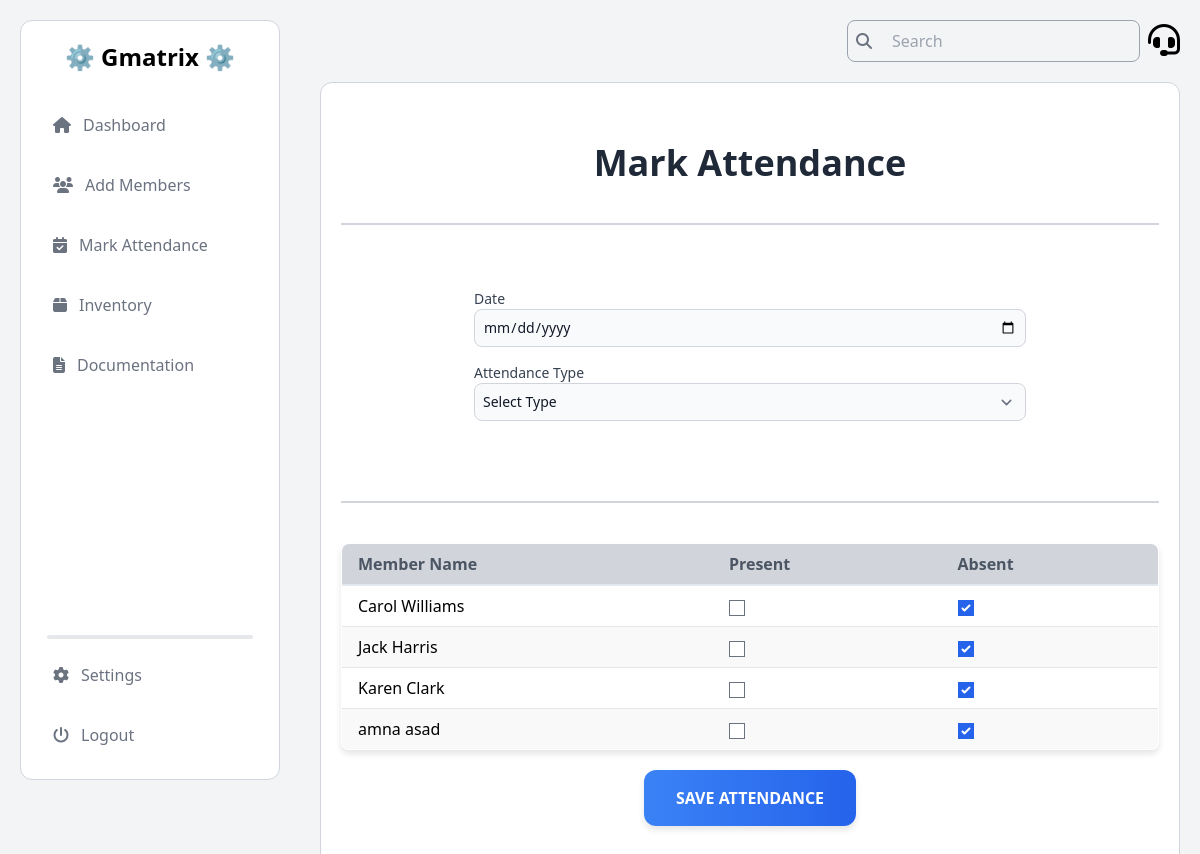
The page /attendance/mark/ (signed in) on the database as committed earlier.
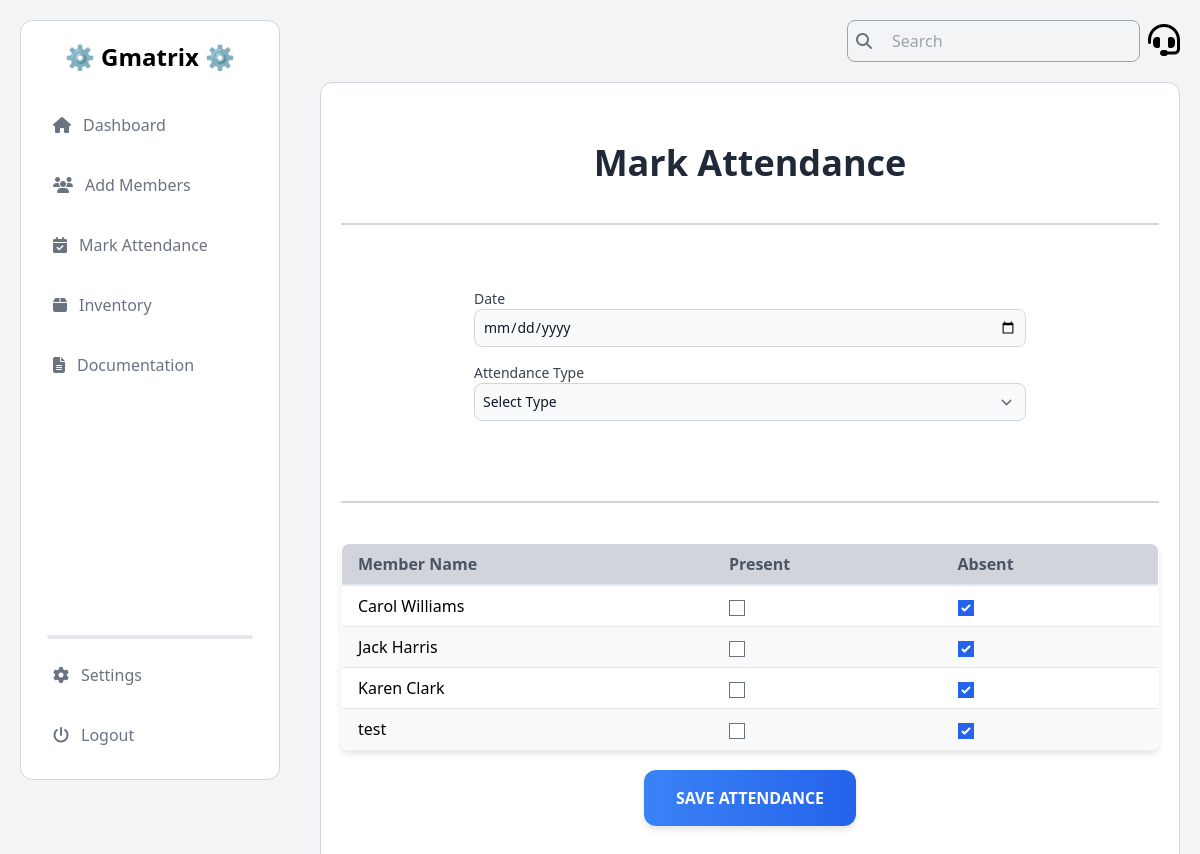
The same page on the database as committed later.
### Members/models.py (models this page shows, shortened)
class Member(models.Model):
    CATEGORY_CHOICES = [
        ('Student', 'Student'),
        ('Alumni', 'Alumni'),
    ]
    DEPARTMENT_CHOICES = [
        ('Computer Science', 'Computer Science'),
        ('Software Engineering', 'Software Engineering'),
        ('Information Technology', 'Information Technology'),
    ]
    DESIGNATION_CHOICES = [
        ('President', 'President'),
        ('Vice President', 'Vice President'),
        ('General Secretary', 'General Secretary'),
        ('Information Secretary', 'Information Secretary'),
        ('Finance Secretary', 'Finance Secretary'),
        ('Media Head', 'Media Head'),
        ('Event Head', 'Event Head'),
        ('Documentation Head', 'Documentation Head'),
        ('Member', 'Member'),
    ]
    BATCH_CHOICES = [
        ('SP-25', 'SP-25'),
        ('FA-25', 'FA-25'),
        ('SP-24', 'SP-24'),
        ('FA-24', 'FA-24'),
        ('FA-23', 'FA-23'),
        ('SP-23', 'SP-23'),
        ('FA-22', 'FA-22'),
        ('SP-22', 'SP-22'),
        ('FA-21', 'FA-21'),
        ('SP-21', 'SP-21'),
        ('FA-20', 'FA-20'),
        ('SP-20', 'SP-20'),
        ('FA-19', 'FA-19'),
        ('SP-19', 'SP-19'),
        ('FA-18', 'FA-18'),
        ('SP-18', 'SP-18'),
        ('FA-17', 'FA-17'),
        ('SP-17', 'SP-17'),
        ('FA-16', 'FA-16'),
        ('SP-16', 'SP-16'),
    ]
    STATUS_CHOICES = [
        ('Active', 'Active'),
        ('Inactive', 'Inactive'),
        ('On Warning', 'On Warning'),
        ('Terminated', 'Terminated'),
    ]
    category = models.CharField(max_length=10, choices=CATEGORY_CHOICES)
    name = models.CharField(max_length=100)
    cnic = models.CharField(max_length=15)
    phone_no = models.CharField(max_length=11)
    email = models.EmailField()
    batch_year = models.CharField(max_length=10, default='FA-23')
    dept_degree = models.CharField(max_length=10, default='BSCS')
    roll_num = models.CharField(max_length=10, default='000')
    department = models.CharField(max_length=50, choices=DEPARTMENT_CHOICES)
    batch = models.CharField(max_length=10, choices=BATCH_CHOICES, default='FA-23')
    address = models.CharField(max_length=255)
    joining_date = models.DateField()
    designation = models.CharField(max_length=50, choices=DESIGNATION_CHOICES)
    status = models.CharField(max_length=20, choices=STATUS_CHOICES, default='Inactive')

### Members/views.py (the view, shortened to what this page needs)
# urls.py: path('attendance/mark/', views.mark_attendence, name='attendance_mark'),
@login_required
def mark_attendence(request):
    today = timezone.now().date()
    active_members = Member.objects.filter(status='Active')
    return render(request, 'Members/attendance_mark.html', {'today': today, 'members': active_members})

### Members/templates/Members/attendance_mark.html (shortened to what this page needs)
{% load static tailwind_tags %}
<!DOCTYPE html>
<html lang="en">
<head>
    <link rel="stylesheet" href="https://cdnjs.cloudflare.com/ajax/libs/font-awesome/6.6.0/css/all.min.css" />
    {% tailwind_css %}
    <link rel="stylesheet" href="https://cdnjs.cloudflare.com/ajax/libs/toastr.js/2.1.4/toastr.min.css">
</head>
<body class="flex bg-gray-100">
    <aside class="h-screen w-1/4 p-5 fixed">
      {% include "Dashboard/admin_nav.html" %}
    </aside>
    <section class="h-screen w-3/4 p-5 absolute inset-y-0 right-0">
      {% include "Dashboard/admin_header.html" %}
    <main class="mt-5 text-black bg-white rounded-xl border border-gray-300 px-5 py-10">
        <h1 class="mt-5 font-bold text-center text-4xl text-gray-800 mb-8">
            Mark Attendance
        </h1>
        <hr class="my-10 border border-gray-300" />
        <div class="form-container mb-10">
            <form action="{% url 'attendance_mark' %}" method="POST">
                <div class="mb-4">
                    <label for="date" class="block text-sm font-medium text-gray-700">Date</label>
                    <input type="date" id="date" name="date" value="{{ today }}" required
                        class="bg-gray-50 border border-gray-300 text-gray-900 text-sm rounded-lg focus:ring-blue-500 focus:border-blue-500 block w-full p-2" />
                </div>
                <div class="mb-4">
                    <label for="attendance_type" class="block text-sm font-medium text-gray-700">Attendance Type</label>
                    <select id="attendance_type" name="attendance_type" required
                        class="bg-gray-50 border border-gray-300 text-gray-900 text-sm rounded-lg focus:ring-blue-500 focus:border-blue-500 block w-full p-2">
                        <option value="" disabled selected>Select Type</option>
                    </select>
                </div>
                </div>
                <hr class="my-10 border border-gray-300" />
                <div class="table-container">
                    <table class="min-w-full bg-white border border-gray-300">
                        <thead>
                            <tr class="w-full bg-gray-00">
                                <th class="px-4 py-2 text-left text-gray-600">Member Name</th>
                                <th class="px-4 py-2 text-left text-gray-600">Present</th>
                                <th class="px-4 py-2 text-left text-gray-600">Absent</th>
                            </tr>
                        </thead>
                        <tbody>
                            {% for member in members %}
                            <tr class="border-b">
                                <td class="px-4 py-2">{{ member.name }}</td>
                                <td class="px-4 py-2">
                                    <input type="checkbox" id="member{{ member.id }}_present" name="attendance[{{ member.id }}][Present]" class="form-checkbox">
                                </td>
                                <td class="px-4 py-2">
                                    <input type="checkbox" id="member{{ member.id }}_absent" name="attendance[{{ member.id }}][Absent]" class="form-checkbox absent-checkbox" checked>
                                </td>
                            </tr>
                            {% endfor %}
                        </tbody>
                    </table>
                </div>
                <div class="flex justify-center mt-5">
                    <button type="submit" class="submit-button">
                        Save Attendance
                    </button>
                </div>
    </main>
    </section>
</body>
</html>

Rows that differ between the two databases and show on the page:
removed Member: name "amna asad"
added Member: name "test"
